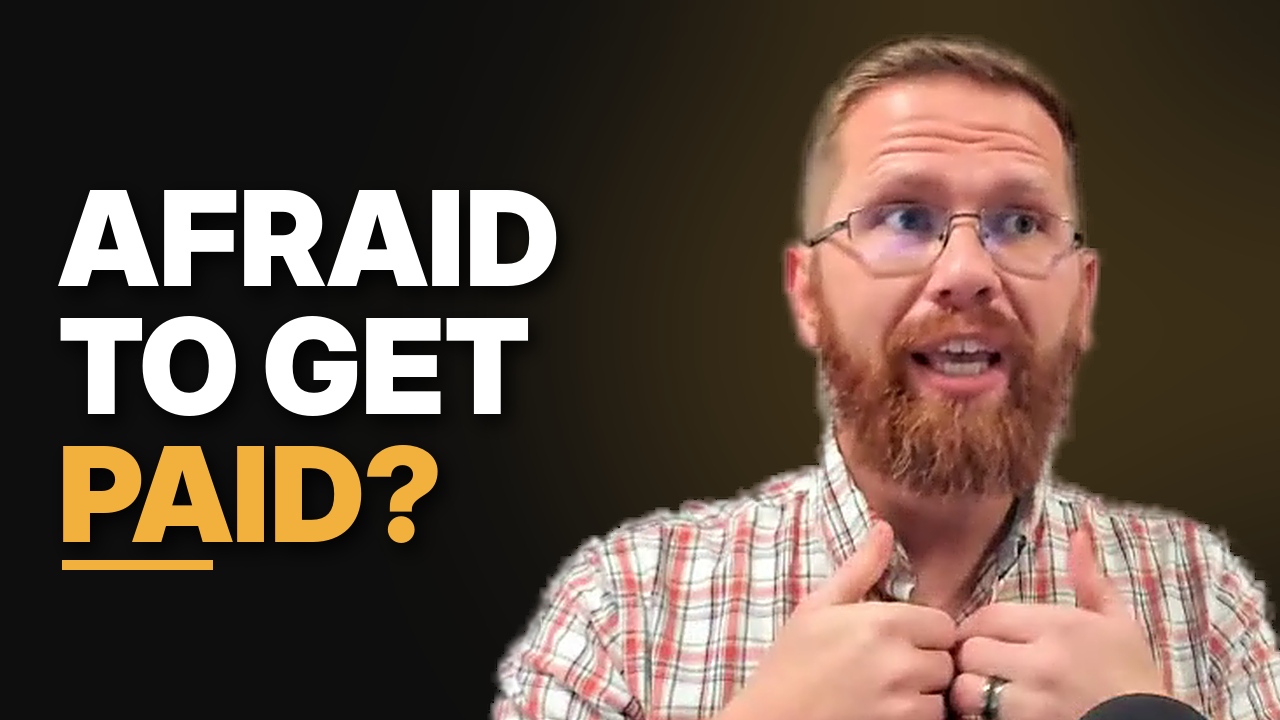
#> input picture TGJ_Jason_Thumbnail.png, 1280 x 720 px
$ python make_thumbnail.py ../TGJ_Jason_Thumbnail.png out.png ../TGJ_Jason_Thumbnail.png
#> lines starting #> are read from the running program, lines starting #| are printed output that depends on the picture; after the words box and inside, x2 and y2 are one past the last pixel; in counts of white or black regions, pixels touching at a corner belong together
"""Compose the YouTube thumbnail (1280x720) from a real frame cutout.

Usage: python3 scripts/make_thumbnail.py <cutout.png> <out.png> "<white line>|<white line>|<gold line>"
The cutout (RGBA, from rembg) is cropped above the StreamYard name bar, scaled up, sharpened
and set on charcoal with a soft warm glow; the text stacks on the left with a drop shadow.
"""
import sys

from PIL import Image, ImageDraw, ImageFilter, ImageFont

W, H = 1280, 720
GOLD, WHITE, BG = (242, 177, 60), (255, 255, 255), (14, 14, 14)
FONT = "/usr/share/fonts/opentype/inter/InterDisplay-Black.otf"
CROP = (100, 20, 620, 440)   # head, hands and shoulders; above the name bar
SCALE, X, Y = 1.75, 470, 0


def main() -> None:
    cut = Image.open(sys.argv[1]).convert("RGBA").crop(CROP)
    cut = cut.resize((round(cut.width * SCALE), round(cut.height * SCALE)), Image.LANCZOS)
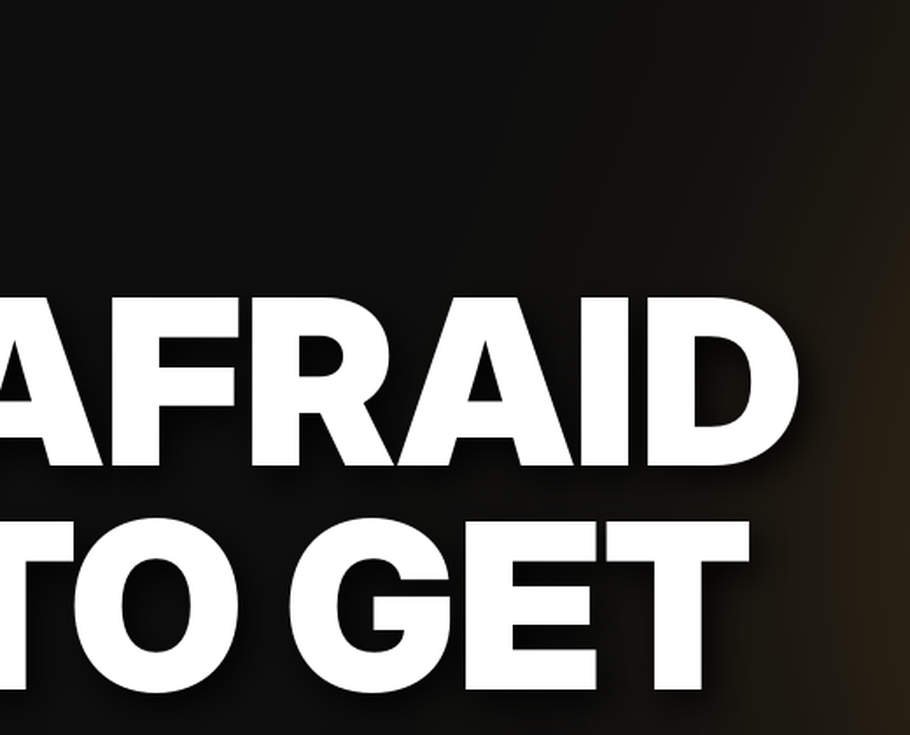
#> cut: PIL image 910x735 RGBA; mean R, G, B, A 72.3, 71.4, 69.8, 255
    rgb = cut.convert("RGB").filter(ImageFilter.UnsharpMask(radius=2, percent=70, threshold=2))
    alpha = cut.getchannel("A").filter(ImageFilter.GaussianBlur(1.6))  # soften the matte edge
#> alpha: PIL image 910x735 L; every value is 255
    cut = Image.merge("RGBA", (*rgb.split(), alpha))

    img = Image.new("RGB", (W, H), BG)
#> img: PIL image 1280x720 RGB; every value is 14
    glow = Image.new("L", (W, H), 0)
#> glow: PIL image 1280x720 L; every value is 0
    ImageDraw.Draw(glow).ellipse([X + 120, Y - 40, X + 860, Y + 700], fill=52)
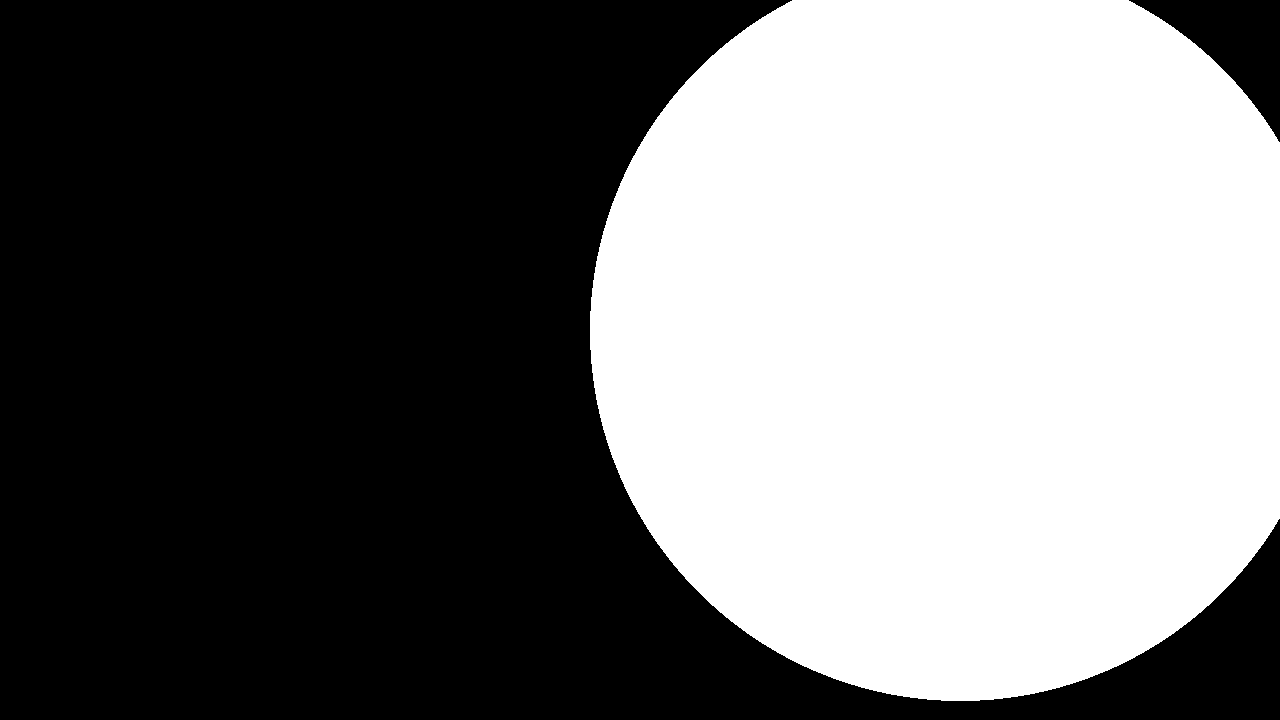
#> glow: PIL image 1280x720 L; values 0 (black) and 52 (white), 44.4% white; 1 white region, box (x1, y1, x2, y2) and area: (590, 0, 1280, 701) 409168
    glow = glow.filter(ImageFilter.GaussianBlur(120))
    img.paste(Image.new("RGB", (W, H), GOLD), (0, 0), glow)
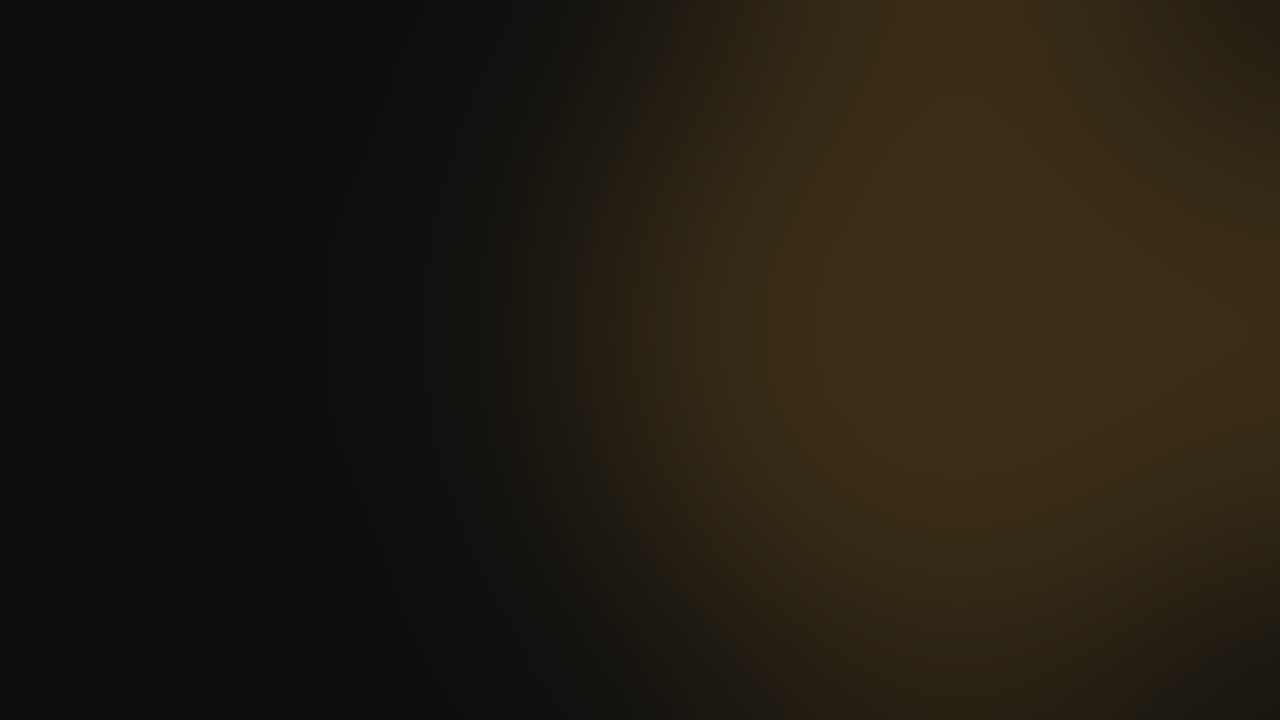
#> img: PIL image 1280x720 RGB; mean R, G, B 33.6, 28, 17.9
    img.paste(cut, (X, Y), cut)

    lines = sys.argv[3].split("|")
    font = ImageFont.truetype(FONT, 132)
    lh = 128
    y0 = (H - lh * len(lines)) // 2 - 10
    shadow = Image.new("L", (W, H), 0)
    sd = ImageDraw.Draw(shadow)
    for i, line in enumerate(lines):
        sd.text((58 + 6, y0 + i * lh + 8), line, font=font, fill=230)
    shadow = shadow.filter(ImageFilter.GaussianBlur(10))
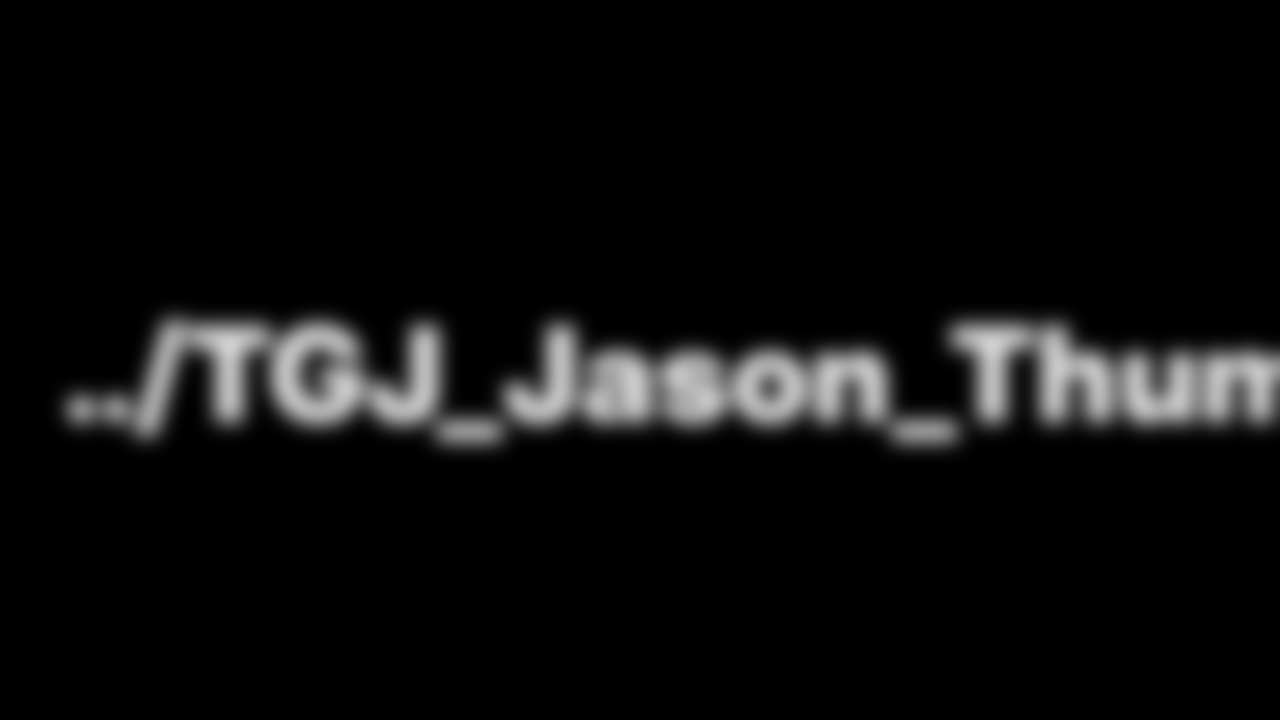
#> shadow: PIL image 1280x720 L; min 0, max 208, mean 13.4
    img.paste(Image.new("RGB", (W, H), (0, 0, 0)), (0, 0), shadow)
    d = ImageDraw.Draw(img)
    for i, line in enumerate(lines):
        d.text((58, y0 + i * lh), line, font=font, fill=GOLD if i == len(lines) - 1 else WHITE)
    yb = y0 + lh * len(lines) + 18
    d.rectangle([62, yb, 62 + 150, yb + 9], fill=GOLD)
    img.save(sys.argv[2])
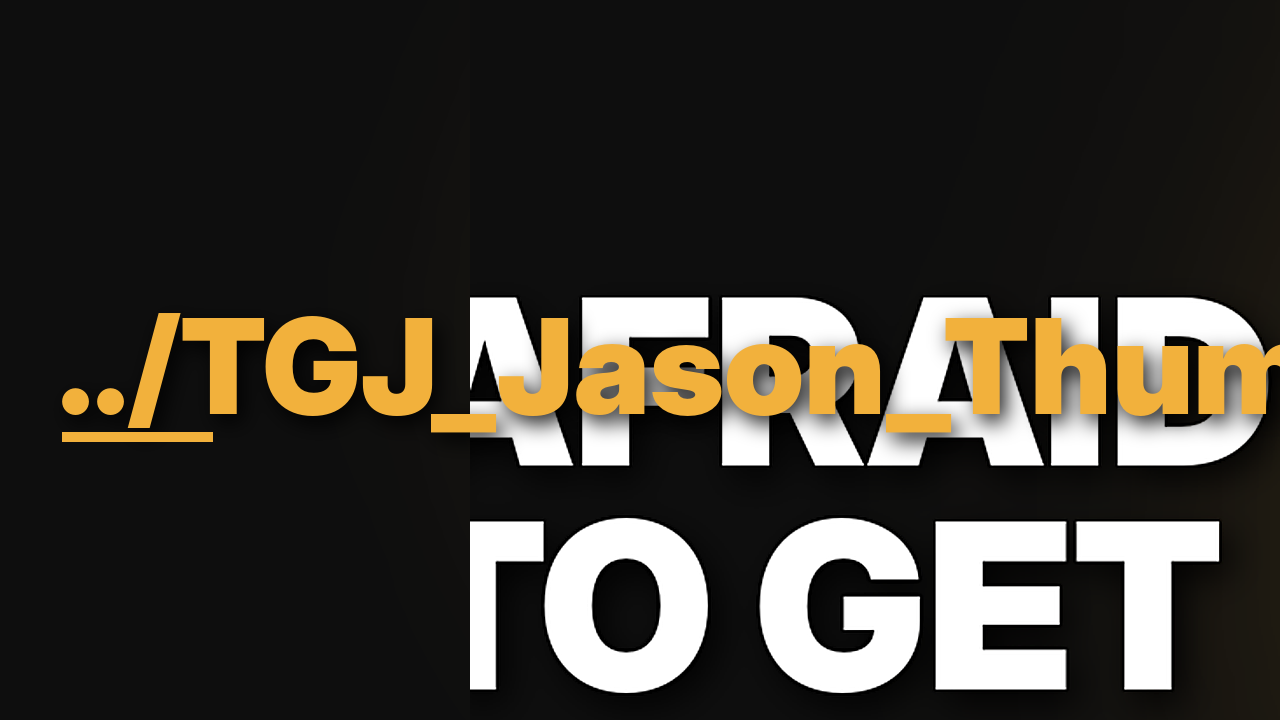
#> saved as out.png: PIL image 1280x720 RGB; mean R, G, B 60.5, 56.3, 48.7


if __name__ == "__main__":
    main()
